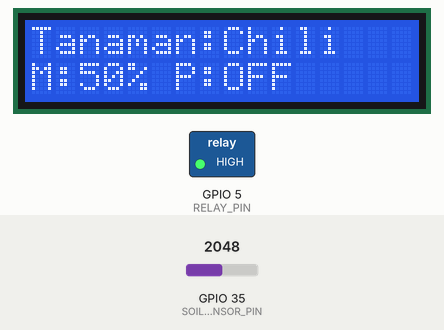
Bench run of a sketch on a simulated ESP32. Shown: 16×2 character LCD, switched loads named in the sketch (green lamp = pin HIGH). Inputs (shaded band) come from the test bench; at power-on: GPIO 35 (SOIL_SENSOR_PIN) = 2048 (analog values on the 0–4095 scale). What the sketch prints to the serial monitor is not drawn.

Above: at 3.2 s.
3.3 s: GPIO 35 (SOIL_SENSOR_PIN) set to 2436
At 4.3 s:
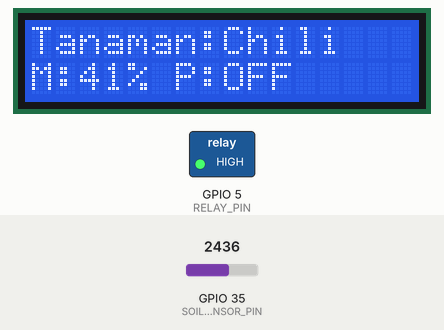
4.9 s: GPIO 35 (SOIL_SENSOR_PIN) set to 2564
At 6.2 s:
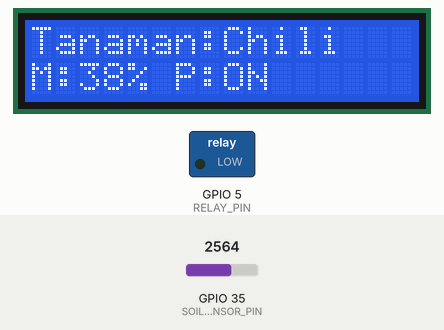
6.5 s: GPIO 35 (SOIL_SENSOR_PIN) set to 2866
At 8.1 s:
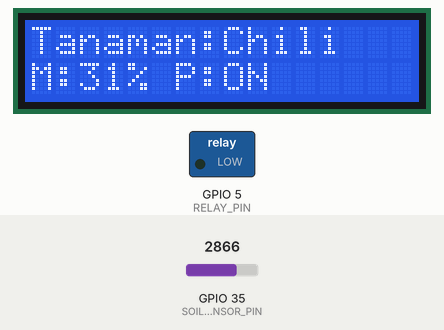
Timing chart, 0 to 11.8 s (numbered marks = the images above; inputs shaded):
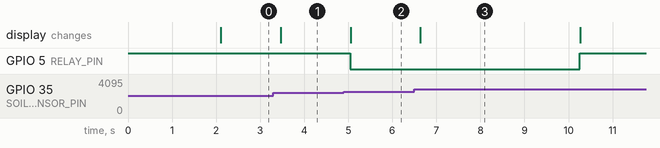

The sketch:

smart_irigation.ino
```cpp
#include <Wire.h>
#include <LiquidCrystal_I2C.h>

#define SOIL_SENSOR_PIN 35
#define RELAY_PIN 5

LiquidCrystal_I2C lcd(0x27, 16, 2);

// Pengaturan waktu pompa
unsigned long previousMillis = 0;
const unsigned long interval = 5000; // 5 detik
bool pumpState = false;

// Variabel tanaman
String currentPlantType = "chili";

// Fungsi ambang kelembapan berdasarkan jenis tanaman
int getThresholdByPlantType(String plantType) {
  if (plantType == "cactus") return 20;
  else if (plantType == "chili") return 40;
  else if (plantType == "monstera") return 50;
  else if (plantType == "spinach") return 60;
  else if (plantType == "tomato") return 55;
  else return 40;
}

// Kapitalisasi nama tanaman
String capitalize(String input) {
  if (input.length() == 0) return input;
  input[0] = toupper(input[0]);
  return input;
}

void setup() {
  Serial.begin(115200);
  analogReadResolution(12); // ESP32: 0 - 4095
  pinMode(RELAY_PIN, OUTPUT);
  digitalWrite(RELAY_PIN, HIGH); // Pompa OFF (aktif LOW)

  lcd.init();
  lcd.backlight();
  lcd.setCursor(0, 0);
  lcd.print("Inisialisasi...");
  delay(2000);
  lcd.clear();
}

void loop() {
  unsigned long currentMillis = millis();

  // Baca sensor kelembapan tanah
  int sensorValue = analogRead(SOIL_SENSOR_PIN);
  float moisturePercent = map(sensorValue, 0, 4095, 100, 0);
  moisturePercent = constrain(moisturePercent, 0, 100);

  int threshold = getThresholdByPlantType(currentPlantType);

  // LCD baris 1: nama tanaman
  lcd.setCursor(0, 0);
  lcd.print("Tanaman:");
  String displayPlant = capitalize(currentPlantType);
  lcd.print(displayPlant);
  for (int i = displayPlant.length(); i < 8; i++) lcd.print(" ");

  // LCD baris 2: kelembapan dan status pompa
  lcd.setCursor(0, 1);
  lcd.print("M:");
  lcd.print((int)moisturePercent);
  lcd.print("% ");

  if (moisturePercent < threshold) {
    // Jalankan mode interval ON/OFF
    if (currentMillis - previousMillis >= interval) {
      previousMillis = currentMillis;
      pumpState = !pumpState;
      digitalWrite(RELAY_PIN, pumpState ? LOW : HIGH); // ON = LOW
    }
  } else {
    // Kelembapan cukup → pompa OFF
    pumpState = false;
    digitalWrite(RELAY_PIN, HIGH); // OFF
  }

  lcd.print("P:");
  lcd.print(pumpState ? "ON " : "OFF");

  // Debug serial
  Serial.print("Moisture: ");
  Serial.print(moisturePercent);
  Serial.print("% | Threshold: ");
  Serial.print(threshold);
  Serial.print(" | Pompa: ");
  Serial.println(pumpState ? "ON" : "OFF");

  delay(200); // Loop lebih cepat
}
```

Measured:
- the behaviour switches between 2497 and 2498 on GPIO 35 (SOIL_SENSOR_PIN) (found by bisection; images 1 and 2)
- after the input at 3.3 s, the display: changes after 0.17 s (image 1)
- after the input at 4.9 s, GPIO 5 (RELAY_PIN): HIGH → LOW after 0.15 s; the display: changes after 0.15 s (image 2)
- after the input at 6.5 s, the display: changes after 0.14 s (image 3)
